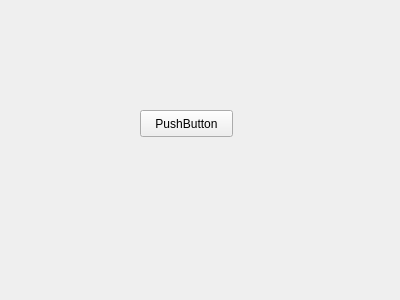
<?xml version="1.0" encoding="UTF-8"?>
<ui version="4.0">
 <class>Form</class>
 <widget class="QWidget" name="Form">
  <property name="geometry">
   <rect>
    <x>0</x>
    <y>0</y>
    <width>400</width>
    <height>300</height>
   </rect>
  </property>
  <property name="windowTitle">
   <string>Form</string>
  </property>
  <widget class="QPushButton" name="pushButton">
   <property name="geometry">
    <rect>
     <x>140</x>
     <y>110</y>
     <width>93</width>
     <height>27</height>
    </rect>
   </property>
   <property name="text">
    <string>PushButton</string>
   </property>
  </widget>
 </widget>
 <resources/>
 <connections/>
</ui>
